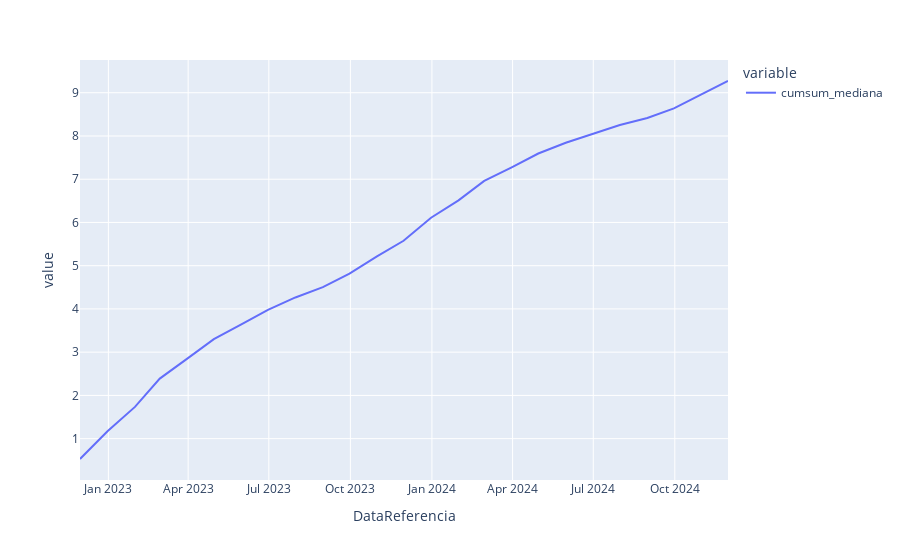

Here is the notebook cell this chart was saved with:
### Code cell
# Gráfico iterativo utilizando o plotly
fig=px.line(df_ipca_ultima,x=df_ipca_ultima.index,y=['cumsum_mediana'])
# Gerando arquivo com o resultado
# plotly.offline.plot(fig, show_link = True,filename=f'./output/tx_desocupacao_forcast.html')
fig.show()

### Figure 1 — Plotly figure (JSON) as saved in the notebook; plotly's stock layout.template omitted (floating-point values rounded to 4 significant figures)
{"data": [{"hovertemplate": "variable=cumsum_mediana<br>DataReferencia=%{x}<br>value=%{y}<extra></extra>", "legendgroup": "cumsum_mediana", "line": {"color": "#636efa", "dash": "solid"}, "marker": {"symbol": "circle"}, "mode": "lines", "name": "cumsum_mediana", "orientation": "v", "showlegend": true, "type": "scatter", "x": ["2022-11-30", "2022-12-31", "2023-01-31", "2023-02-28", "2023-03-31", "2023-04-30", "2023-05-31", "2023-06-30", "2023-07-31", "2023-08-31", "2023-09-30", "2023-10-31", "2023-11-30", "2023-12-31", "2024-01-31", "2024-02-29", "2024-03-31", "2024-04-30", "2024-05-31", "2024-06-30", "2024-07-31", "2024-08-31", "2024-09-30", "2024-10-31", "2024-11-30"], "xaxis": "x", "y": [0.5294, 1.169, 1.734, 2.389, 2.852, 3.302, 3.645, 3.978, 4.266, 4.503, 4.819, 5.217, 5.577, 6.109, 6.51, 6.96, 7.275, 7.595, 7.845, 8.055, 8.255, 8.415, 8.639, 8.964, 9.271], "yaxis": "y"}], "layout": {"legend": {"title": {"text": "variable"}, "tracegroupgap": 0}, "margin": {"t": 60}, "xaxis": {"anchor": "y", "domain": [0, 1], "title": {"text": "DataReferencia"}}, "yaxis": {"anchor": "x", "domain": [0, 1], "title": {"text": "value"}}}}
